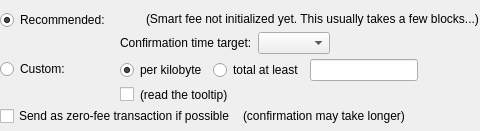
                                    <widget class="QFrame" name="frameFeeSelection">
                                        <layout class="QVBoxLayout" name="verticalLayoutFee12">
                                            <property name="spacing">
                                                <number>0</number>
                                            </property>
                                            <property name="leftMargin">
                                                <number>0</number>
                                            </property>
                                            <property name="topMargin">
                                                <number>0</number>
                                            </property>
                                            <property name="rightMargin">
                                                <number>0</number>
                                            </property>
                                            <property name="bottomMargin">
                                                <number>0</number>
                                            </property>
                                            <item>
                                                <layout class="QGridLayout" name="gridLayoutFee">
                                                    <property name="topMargin">
                                                        <number>10</number>
                                                    </property>
                                                    <property name="bottomMargin">
                                                        <number>4</number>
                                                    </property>
                                                    <property name="horizontalSpacing">
                                                        <number>10</number>
                                                    </property>
                                                    <property name="verticalSpacing">
                                                        <number>4</number>
                                                    </property>
                                                    <item row="1" column="1">
                                                        <layout class="QVBoxLayout" name="verticalLayoutFee8">
                                                            <property name="spacing">
                                                                <number>6</number>
                                                            </property>
                                                            <item>
                                                                <layout class="QHBoxLayout" name="horizontalLayoutFee13">
                                                                    <item>
                                                                        <widget class="QRadioButton" name="radioCustomPerKilobyte">
                                                                            <property name="toolTip">
                                                                                <string>If the custom fee is set to 1000 crag and the transaction is only 250 bytes, then &quot;per kilobyte&quot; only pays 250 crag in fee,&lt;br /&gt;while &quot;at least&quot; pays 1000 crag. For transactions bigger than a kilobyte both pay by kilobyte.</string>
                                                                            </property>
                                                                            <property name="text">
                                                                                <string>per kilobyte</string>
                                                                            </property>
                                                                            <property name="checked">
                                                                                <bool>true</bool>
                                                                            </property>
                                                                            <attribute name="buttonGroup">
                                                                                <string notr="true">groupCustomFee</string>
                                                                            </attribute>
                                                                        </widget>
                                                                    </item>
                                                                    <item>
                                                                        <widget class="QRadioButton" name="radioCustomAtLeast">
                                                                            <property name="toolTip">
                                                                                <string>If the custom fee is set to 1000 crag and the transaction is only 250 bytes, then &quot;per kilobyte&quot; only pays 250 crag in fee,&lt;br /&gt;while &quot;total at least&quot; pays 1000 crag. For transactions bigger than a kilobyte both pay by kilobyte.</string>
                                                                            </property>
                                                                            <property name="text">
                                                                                <string>total at least</string>
                                                                            </property>
                                                                            <attribute name="buttonGroup">
                                                                                <string notr="true">groupCustomFee</string>
                                                                            </attribute>
                                                                        </widget>
                                                                    </item>
                                                                    <item>
                                                                        <widget class="BitcoinAmountField" name="customFee"/>
                                                                    </item>
                                                                    <item>
                                                                        <spacer name="horizontalSpacer_6">
                                                                            <property name="orientation">
                                                                                <enum>Qt::Horizontal</enum>
                                                                            </property>
                                                                            <property name="sizeHint" stdset="0">
                                                                                <size>
                                                                                    <width>1</width>
                                                                                    <height>1</height>
                                                                                </size>
                                                                            </property>
                                                                        </spacer>
                                                                    </item>
                                                                </layout>
                                                            </item>
                                                            <item>
                                                                <layout class="QHBoxLayout" name="horizontalLayoutFee8">
                                                                    <item>
                                                                        <widget class="QCheckBox" name="checkBoxMinimumFee">
                                                                            <property name="toolTip">
                                                                                <string>Paying only the minimum fee is just fine as long as there is less transaction volume than space in the blocks.&lt;br /&gt;But be aware that this can end up in a never confirming transaction once there is more demand for galactrum transactions than the network can process.</string>
                                                                            </property>
                                                                            <property name="text">
                                                                                <string/>
                                                                            </property>
                                                                        </widget>
                                                                    </item>
                                                                    <item>
                                                                        <widget class="QLabel" name="labelMinFeeWarning">
                                                                            <property name="enabled">
                                                                                <bool>true</bool>
                                                                            </property>
                                                                            <property name="toolTip">
                                                                                <string>Paying only the minimum fee is just fine as long as there is less transaction volume than space in the blocks.&lt;br /&gt;But be aware that this can end up in a never confirming transaction once there is more demand for galactrum transactions than the network can process.</string>
                                                                            </property>
                                                                            <property name="text">
                                                                                <string>(read the tooltip)</string>
                                                                            </property>
                                                                            <property name="margin">
                                                                                <number>5</number>
                                                                            </property>
                                                                        </widget>
                                                                    </item>
                                                                    <item>
                                                                        <spacer name="horizontalSpacer_2">
                                                                            <property name="orientation">
                                                                                <enum>Qt::Horizontal</enum>
                                                                            </property>
                                                                            <property name="sizeHint" stdset="0">
                                                                                <size>
                                                                                    <width>1</width>
                                                                                    <height>1</height>
                                                                                </size>
                                                                            </property>
                                                                        </spacer>
                                                                    </item>
                                                                </layout>
                                                            </item>
                                                        </layout>
                                                    </item>
                                                    <item row="0" column="0">
                                                        <layout class="QVBoxLayout" name="verticalLayoutFee4" stretch="0,1">
                                                            <item>
                                                                <widget class="QRadioButton" name="radioSmartFee">
                                                                    <property name="text">
                                                                        <string>Recommended:</string>
                                                                    </property>
                                                                    <property name="checked">
                                                                        <bool>true</bool>
                                                                    </property>
                                                                    <attribute name="buttonGroup">
                                                                        <string notr="true">groupFee</string>
                                                                    </attribute>
                                                                </widget>
                                                            </item>
                                                            <item>
                                                                <spacer name="verticalSpacer_2">
                                                                    <property name="orientation">
                                                                        <enum>Qt::Vertical</enum>
                                                                    </property>
                                                                    <property name="sizeHint" stdset="0">
                                                                        <size>
                                                                            <width>1</width>
                                                                            <height>1</height>
                                                                        </size>
                                                                    </property>
                                                                </spacer>
                                                            </item>
                                                        </layout>
                                                    </item>
                                                    <item row="1" column="0">
                                                        <layout class="QVBoxLayout" name="verticalLayoutFee9" stretch="0,1">
                                                            <item>
                                                                <widget class="QRadioButton" name="radioCustomFee">
                                                                    <property name="text">
                                                                        <string>Custom:</string>
                                                                    </property>
                                                                    <attribute name="buttonGroup">
                                                                        <string notr="true">groupFee</string>
                                                                    </attribute>
                                                                </widget>
                                                            </item>
                                                            <item>
                                                                <spacer name="verticalSpacer_6">
                                                                    <property name="orientation">
                                                                        <enum>Qt::Vertical</enum>
                                                                    </property>
                                                                    <property name="sizeHint" stdset="0">
                                                                        <size>
                                                                            <width>1</width>
                                                                            <height>1</height>
                                                                        </size>
                                                                    </property>
                                                                </spacer>
                                                            </item>
                                                        </layout>
                                                    </item>
                                                    <item row="0" column="1">
                                                        <layout class="QVBoxLayout" name="verticalLayoutFee3" stretch="0,0,1">
                                                            <property name="spacing">
                                                                <number>6</number>
                                                            </property>
                                                            <property name="topMargin">
                                                                <number>2</number>
                                                            </property>
                                                            <item>
                                                                <layout class="QHBoxLayout" name="horizontalLayoutFee12">
                                                                    <item>
                                                                        <widget class="QLabel" name="labelSmartFee">
                                                                            <property name="text">
                                                                                <string/>
                                                                            </property>
                                                                            <property name="margin">
                                                                                <number>2</number>
                                                                            </property>
                                                                        </widget>
                                                                    </item>
                                                                    <item>
                                                                        <widget class="QLabel" name="labelFeeEstimation">
                                                                            <property name="text">
                                                                                <string/>
                                                                            </property>
                                                                        </widget>
                                                                    </item>
                                                                    <item>
                                                                        <widget class="QLabel" name="labelSmartFee2">
                                                                            <property name="text">
                                                                                <string>(Smart fee not initialized yet. This usually takes a few blocks...)</string>
                                                                            </property>
                                                                            <property name="margin">
                                                                                <number>2</number>
                                                                            </property>
                                                                        </widget>
                                                                    </item>
                                                                    <item>
                                                                        <spacer name="horizontalSpacer_5">
                                                                            <property name="orientation">
                                                                                <enum>Qt::Horizontal</enum>
                                                                            </property>
                                                                            <property name="sizeHint" stdset="0">
                                                                                <size>
                                                                                    <width>1</width>
                                                                                    <height>1</height>
                                                                                </size>
                                                                            </property>
                                                                        </spacer>
                                                                    </item>
                                                                </layout>
                                                            </item>
                                                            <item>
                                                                  <layout class="QHBoxLayout" name="horizontalLayoutFee9">
                                                                        <item>
                                                                            <layout class="QVBoxLayout" name="verticalLayoutFee6">
                                                                                <item>
                                                                                    <widget class="QLabel" name="labelSmartFee3">
                                                                                        <property name="text">
                                                                                            <string>Confirmation time target:</string>
                                                                                        </property>
                                                                                        <property name="margin">
                                                                                            <number>2</number>
                                                                                        </property>
                                                                                    </widget>
                                                                                </item>
                                                                            </layout>
                                                                        </item>
                                                                        <item>
                                                                            <layout class="QHBoxLayout" name="horizontalLayout_2">
                                                                                <property name="rightMargin">
                                                                                    <number>30</number>
                                                                                </property>
                                                                                <item>
                                                                                    <widget class="QComboBox" name="confTargetSelector" />
                                                                                </item>
                                                                                <item>
                                                                                    <spacer name="horizontalSpacer_3">
                                                                                        <property name="orientation">
                                                                                            <enum>Qt::Horizontal</enum>
                                                                                        </property>
                                                                                        <property name="sizeHint" stdset="0">
                                                                                            <size>
                                                                                                <width>40</width>
                                                                                                <height>20</height>
                                                                                            </size>
                                                                                        </property>
                                                                                    </spacer>
                                                                                </item>
                                                                            </layout>
                                                                        </item>
                                                                    </layout>
                                                            </item>
                                                            <item>
                                                                <spacer name="verticalSpacer_4">
                                                                    <property name="orientation">
                                                                        <enum>Qt::Vertical</enum>
                                                                    </property>
                                                                    <property name="sizeHint" stdset="0">
                                                                        <size>
                                                                            <width>1</width>
                                                                            <height>1</height>
                                                                        </size>
                                                                    </property>
                                                                </spacer>
                                                            </item>
                                                        </layout>
                                                    </item>
                                                </layout>
                                            </item>
                                            <item>
                                                <layout class="QHBoxLayout" name="horizontalLayoutFee5" stretch="0,0,0">
                                                    <property name="spacing">
                                                        <number>8</number>
                                                    </property>
                                                    <property name="bottomMargin">
                                                        <number>4</number>
                                                    </property>
                                                    <item>
                                                        <widget class="QCheckBox" name="checkBoxFreeTx">
                                                            <property name="text">
                                                                <string>Send as zero-fee transaction if possible</string>
                                                            </property>
                                                        </widget>
                                                    </item>
                                                    <item>
                                                        <widget class="QLabel" name="labelFreeTx">
                                                            <property name="text">
                                                                <string>(confirmation may take longer)</string>
                                                            </property>
                                                            <property name="margin">
                                                                <number>5</number>
                                                            </property>
                                                        </widget>
                                                    </item>
                                                    <item>
                                                        <spacer name="horizontalSpacerFee5">
                                                            <property name="orientation">
                                                                <enum>Qt::Horizontal</enum>
                                                            </property>
                                                            <property name="sizeHint" stdset="0">
                                                                <size>
                                                                    <width>1</width>
                                                                    <height>1</height>
                                                                </size>
                                                            </property>
                                                        </spacer>
                                                    </item>
                                                </layout>
                                            </item>
                                            <item>
                                                <spacer name="verticalSpacerFee2">
                                                    <property name="orientation">
                                                        <enum>Qt::Vertical</enum>
                                                    </property>
                                                    <property name="sizeHint" stdset="0">
                                                        <size>
                                                            <width>1</width>
                                                            <height>1</height>
                                                        </size>
                                                    </property>
                                                </spacer>
                                            </item>
                                        </layout>
                                    </widget>
